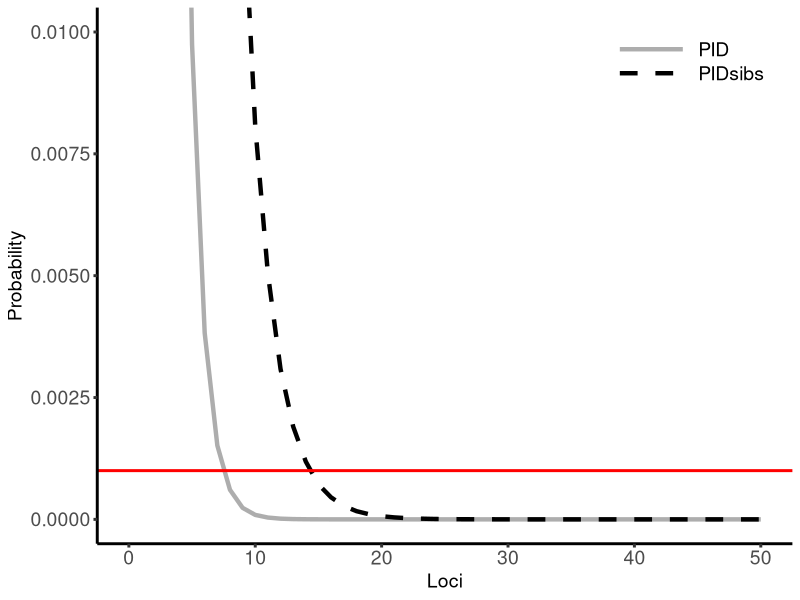

Write the R code that produced this figure.
#DJM
#20240312 - modifying old script from Dec 2015

#ALC
#2024.23.04 - adding on to DJM's script to import .csv and format allele frequencies

#need al.freq.ls, which is a list of vectors for allele frequencies for each locus
#replace al.freq.ls with actual allele frequencies for each locus, but for example:

#al.freq.ls.example<-list(c(0.3,0.6, 0.1),c(0.3,0.7),c(0.3,0.7), c(0.3,0.7), c(0.3,0.7), 
#                 c(0.3,0.7), c(0.3,0.7), c(0.3,0.7), c(0.3,0.7), c(0.3,0.7), 
#                 c(0.3,0.7), c(0.3,0.7), c(0.3,0.7), c(0.3,0.7), c(0.3,0.7), 
#                 c(0.3,0.7), c(0.3,0.7), c(0.3,0.7), c(0.3,0.7), c(0.3,0.7),
#                 c(0.3,0.7), c(0.3,0.7), c(0.3,0.7))

#read in your own CSV file
#format: each row has a locus, first column is name of locus, columns 1-(max alleles/per locus) contain frequencies
#for microhaps, I treated each unique combination as its own allele and calculated frequencies using
#the populations.hapstats.tsv file that populations in stacks will output for you

library(ggplot2)
ST2_freq<-read.csv("inputs/70loci_freq_ScatTest2.csv", header = TRUE)
al.freq.ls<-NULL

#formatting your CSV to work with Dana's code
for (i in 1:length(ST2_freq$Marker)){
  addon<-unname(unlist(c(ST2_freq[i,-1])))#accommodates any number of frequencies per locus
    #addon<-c(ST2_freq[i,2],ST2_freq[i,3],ST2_freq[i,4],ST2_freq[i,5], ST2_freq[i,6]) #old code which had max 5 freq per allele
  addon<-addon[!is.na(addon)]
  addon<-list(addon)
  al.freq.ls<-(c(al.freq.ls,addon)) 
}

#ALC 2024.23.04
#### code to randomly choose X loci, calculate PID, PIDsib, repeat

N<-1000 #number of simulations
x<-50 #max number of loci to simulate through

PID.pop.tbl<-matrix(data = NA, nrow = x, ncol = 3) #matrix for output of sim for PID
PID.pop.sib.tbl<-matrix(data = NA, nrow = x, ncol = 3) #matrix for output of sim for PIDsib

for (j in 1:x){ #for each count of loci
  
  PIpop.loci<-NULL
  PIpop.sib.loci<-NULL
  
    for(h in 1:N){ #do N simulations
    samp<-sample(al.freq.ls, j, replace = FALSE) #sample j alleles from # available
    PIpop <- NULL #clear temp obj
    PIpop.sib <- NULL #clear temp obj
      for(i in 1:length(samp)){#waits et al 2001
    
        r1 <- sum(samp[[i]]^4)
        r2 <- outer(X=samp[[i]],Y=samp[[i]],FUN=function(X,Y)(2*X*Y)^2)
        r <- sum(r2[lower.tri(r2)])+r1 #has correction to match eqn 1 in waits et al 2001
        s <- 0.25 + (0.5 * sum(samp[[i]]^2)) + (0.5*sum(samp[[i]]^2)^2) -
            (0.25*sum(samp[[i]]^4))
    
        PIpop <- c(PIpop,r)
        PIpop.sib <- c(PIpop.sib,s)
      }
    PIpop.loci<-c(PIpop.loci,prod(PIpop))
    PIpop.sib.loci<-c(PIpop.sib.loci, prod(PIpop.sib))
    }
  PID.pop.tbl[j,1]<-j
  PID.pop.tbl[j,2]<-mean(PIpop.loci)
  PID.pop.tbl[j,3]<-sd(PIpop.loci)
  PID.pop.sib.tbl[j,1]<-j
  PID.pop.sib.tbl[j,2]<-mean(PIpop.sib.loci)
  PID.pop.sib.tbl[j,3]<-sd(PIpop.sib.loci)
  }

PID.pop.sib.tbl<-as.data.frame(PID.pop.sib.tbl)
colnames(PID.pop.sib.tbl)<-c("Loci", "Avg.PIDsib", "SD")
PID.pop.tbl<-as.data.frame((PID.pop.tbl))
colnames(PID.pop.tbl)<-c("Loci", "Avg.PID", "SD")

#ggplot graphing 1-2-2025 ALC
tempPID<-PID.pop.tbl
tempPID$Type<-rep("PID", length(tempPID$Loci))
colnames(tempPID)<-c("Loci", "Probability", "SD","Type")

tempPIDsib<-PID.pop.sib.tbl
tempPIDsib$Type<-rep("PIDsibs", length(tempPIDsib$Loci))
colnames(tempPIDsib)<-c("Loci", "Probability", "SD","Type")

PIDcombo<-rbind(tempPID,tempPIDsib)

ggplot(PIDcombo, aes(x=Loci, y=Probability ,color =Type, linetype = Type))+
  geom_line(size=1.5)+
  coord_cartesian(xlim = c(0,50), ylim = c(0,0.01))+
  scale_color_manual(values=c("gray68","black"))+
  scale_linetype_manual(values=c("solid","dashed"))+
  geom_hline(yintercept = 0.001, color = "red", size = 1)+
  theme(text=element_text(size = 16, family = "sans"),
        panel.background = element_blank(),
        axis.line = element_line(color = "black", size = 1),
        axis.ticks = element_line(size = 1),
        legend.key = element_blank(),
        legend.title = element_blank(),
        legend.text = element_text(size = 14),
        legend.key.width = unit(2,'cm'),
        axis.text = element_text(size = 14),
        legend.position = c(0.85,0.9),
        title = element_text(size=14))                    
